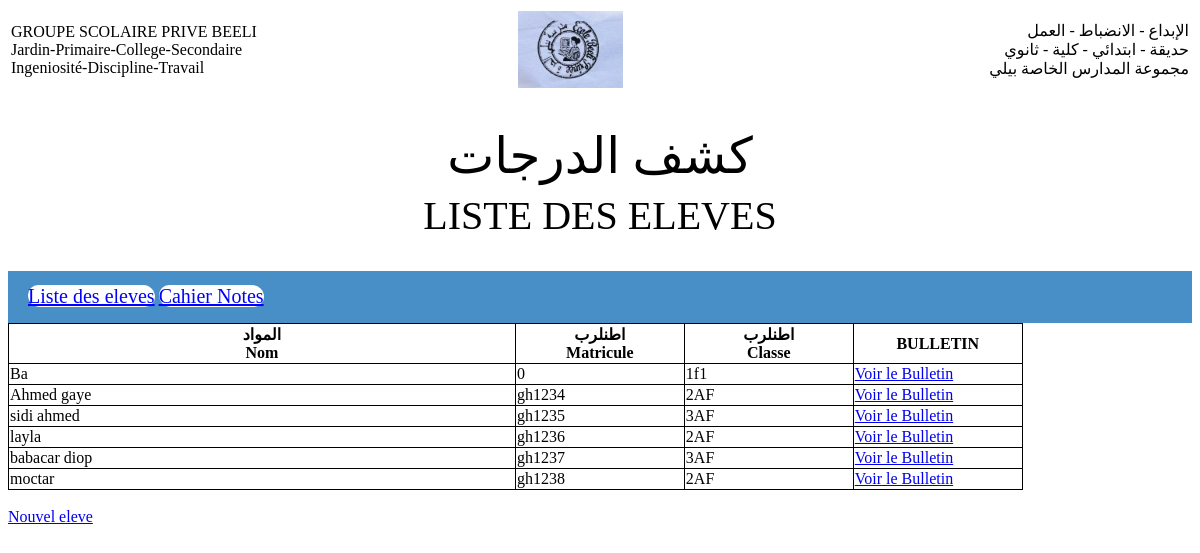
Page /liste.php on the committed database.
### tables this page shows
CREATE TABLE `etudiant` (
  `nom` varchar(200) NOT NULL,
  `matricule` varchar(255) NOT NULL,
  `classe` varchar(150) NOT NULL,
  `rim` int(11) NOT NULL,
  `sc` int(11) NOT NULL,
  `maths` int(11) NOT NULL,
  `fr` int(11) NOT NULL,
  `ang` int(11) NOT NULL,
  `ar` int(11) NOT NULL,
  `hg` int(11) NOT NULL,
  `ic` int(11) NOT NULL,
  `ir` int(11) NOT NULL,
  `eps` int(11) NOT NULL
);

### liste.php (the view, shortened to what this page needs)
<html>
    <head>
	<link href="style.css" rel="stylesheet">
    <link href="styl.css" rel="stylesheet">
    </head>
    <body  >
    <?php
include( "connexion.php");
$requete = mysqli_query($connexion,"SELECT * FROM `etudiant`");
?>
        <table width="100%" id="tete" >
			<tr>
				<td width="40%">GROUPE SCOLAIRE PRIVE BEELI </br>     Jardin-Primaire-College-Secondaire </br> Ingeniosité-Discipline-Travail</td>
				<td width="15%"><center><img src="PIC2.JPG" height="50" width="50" id="img"></center></td>
				<td width="45%" align="right"> الإبداع - الانضباط - العمل </br>حديقة - ابتدائي - كلية - ثانوي</br>مجموعة المدارس الخاصة بيلي</td>
			</tr>
        </table>
        <div>
			<br>
			<p style="text-align:center; font-size:50px; font-family:Arial Black;
			">كشف الدرجات</p>
			<p style="text-align:center; font-size:40px; font-family:Arial Black;
			">LISTE DES ELEVES</p>
           </br></div>
           <nav>
    <div class="onglets">
    <a href="liste.php"  title="Liste"  id="lien-liste">Liste des eleves</a>
    <a href="auth.php?page=insert" title="Insert"  id="lien-accueil">Cahier Notes</a>
</div>
</nav>
		   <table id="tableau">
		   <tr >
		   <th id="tableau" width="30%"> المواد<br>Nom</th>
           <th id="tableau" width="10%">اطنلرب <br>Matricule</th>
           <th id="tableau" width="10%">اطنلرب <br>Classe</th>
           <th id="tableau" width="10%">BULLETIN</th>
</tr>
<?php
   while($row = mysqli_fetch_array($requete)){
        ?>
    <tr>
		<td id="tableau" width="30%"><?=$row['nom'];?></td>
        <td id="tableau" width="10%"><?=$row['matricule'];?></td>
        <td id="tableau" width="10%"><?=$row['classe'];?></td>
        <td id="tableau" width="10%"><a href="auth.php?id=<?=$row['matricule']?>&page=bulletin">Voir le Bulletin</a></td>
    </tr>
    <?php  } ?>
</table>
<td style="background-color: green; border: 2px; height: 55px;";><a href="insert.html">Nouvel eleve</a></td>
    </body>
</html>

### style.css (style rules this page uses)
#tableau { border: 1px solid black; border-collapse: collapse; }
#tete { border: none; font-family:Arial Black; }
div { line-height: 10px; }
#img { width: 60%; height: 60%; }

### styl.css (style rules this page uses)
nav { display: flex; flex-wrap: wrap; justify-content: space-between; background-color: #488fc7; padding: 20px; position: sticky; top: 0; cursor: pointer; }
nav a { background: white; border-radius: 17px 20px; font-size: 20px; color: blue; }

### rows in the picture
etudiant: nom "Ba", matricule "0", classe "1f1"
etudiant: nom "Ahmed gaye", matricule "gh1234", classe "2AF"
etudiant: nom "sidi ahmed", matricule "gh1235", classe "3AF"
etudiant: nom "layla", matricule "gh1236", classe "2AF"
etudiant: nom "babacar diop", matricule "gh1237", classe "3AF"
etudiant: nom "moctar", matricule "gh1238", classe "2AF"
